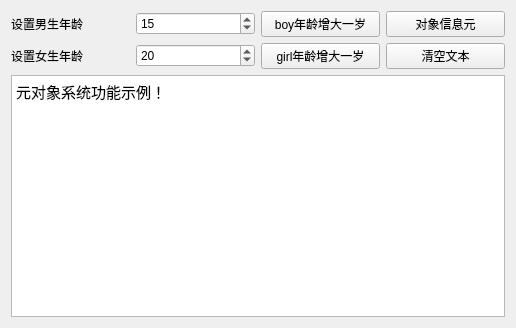
<?xml version="1.0" encoding="UTF-8"?>
<ui version="4.0">
 <class>Widget</class>
 <widget class="QWidget" name="Widget">
  <property name="geometry">
   <rect>
    <x>0</x>
    <y>0</y>
    <width>516</width>
    <height>328</height>
   </rect>
  </property>
  <property name="windowTitle">
   <string>元信息</string>
  </property>
  <layout class="QVBoxLayout" name="verticalLayout">
   <item>
    <layout class="QGridLayout" name="gridLayout">
     <item row="0" column="0">
      <widget class="QLabel" name="label">
       <property name="text">
        <string>设置男生年龄</string>
       </property>
      </widget>
     </item>
     <item row="0" column="1">
      <widget class="QSpinBox" name="spinBox_boy">
       <property name="value">
        <number>15</number>
       </property>
      </widget>
     </item>
     <item row="0" column="2">
      <widget class="QPushButton" name="pushButton_Boy_Inc">
       <property name="text">
        <string>boy年龄增大一岁</string>
       </property>
      </widget>
     </item>
     <item row="0" column="3">
      <widget class="QPushButton" name="pushButton_All_TXT">
       <property name="text">
        <string>对象信息元</string>
       </property>
      </widget>
     </item>
     <item row="1" column="0">
      <widget class="QLabel" name="label_2">
       <property name="text">
        <string>设置女生年龄</string>
       </property>
      </widget>
     </item>
     <item row="1" column="1">
      <widget class="QSpinBox" name="spinBox_girl">
       <property name="value">
        <number>20</number>
       </property>
      </widget>
     </item>
     <item row="1" column="2">
      <widget class="QPushButton" name="pushButton_Girl_Inc">
       <property name="text">
        <string>girl年龄增大一岁</string>
       </property>
      </widget>
     </item>
     <item row="1" column="3">
      <widget class="QPushButton" name="pushButton_Clear">
       <property name="text">
        <string>清空文本</string>
       </property>
      </widget>
     </item>
    </layout>
   </item>
   <item>
    <widget class="QPlainTextEdit" name="plainTextEdit">
     <property name="font">
      <font>
       <pointsize>11</pointsize>
       <bold>false</bold>
       <underline>false</underline>
      </font>
     </property>
     <property name="plainText">
      <string>元对象系统功能示例！</string>
     </property>
    </widget>
   </item>
  </layout>
 </widget>
 <resources/>
 <connections/>
</ui>
